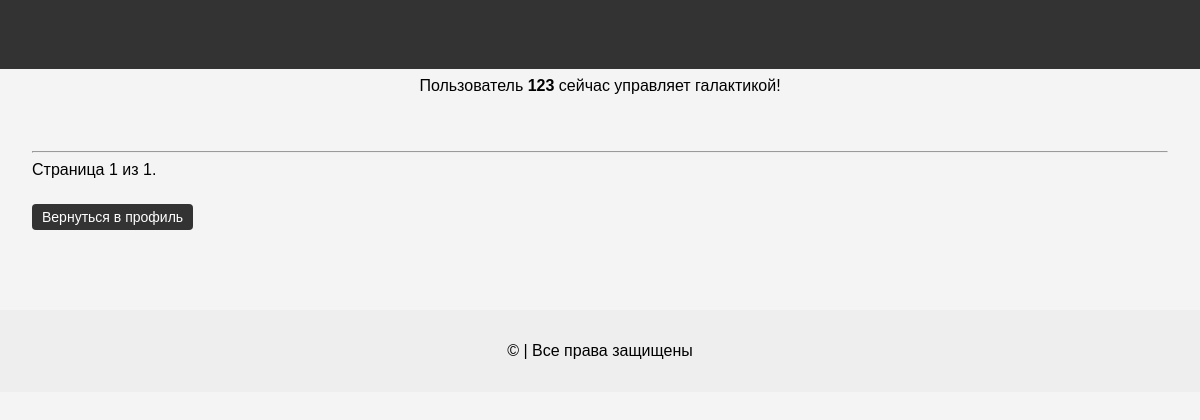
Before: /platform/news/?page=3 (signed in) with the older database file.
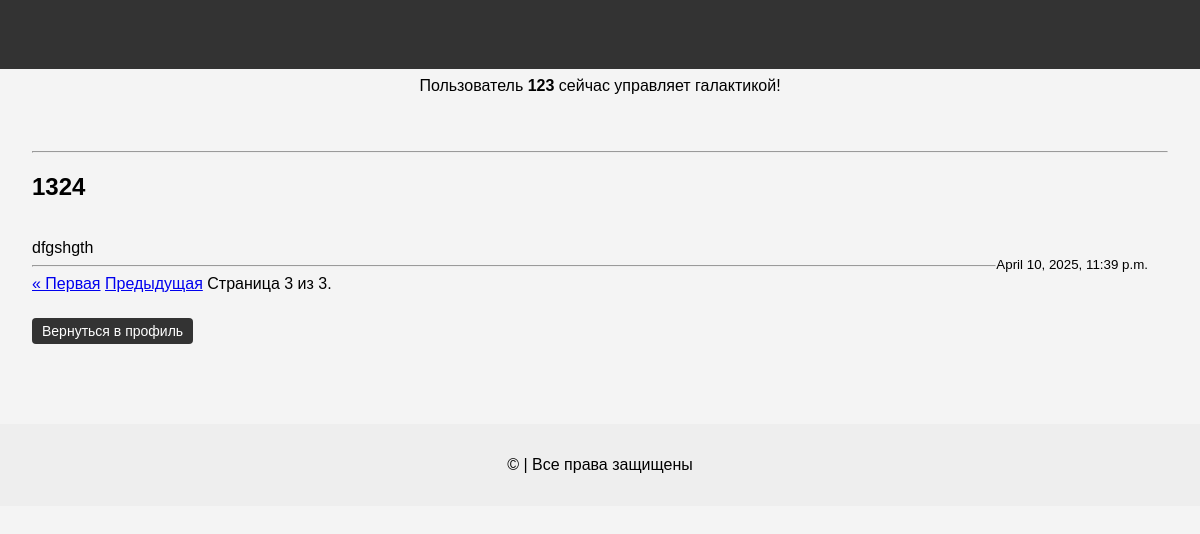
After: the same page with the newer database file.
### task/models.py (models this page shows, shortened)
class News(models.Model):
    title = models.CharField(max_length=150)
    content = models.TextField()
    date = models.DateTimeField(auto_now_add=True)
    class Meta:
        verbose_name = 'News'
        verbose_name_plural = 'News'

### task/views.py (the view)
# urls.py: path('platform/news/', news, name='news'),
def news(request):
    posts = News.objects.all().order_by('-date')
    paginator = Paginator(posts, 3)
    page_number = request.GET.get('page')
    page_obj = paginator.get_page(page_number)
    return render(request,'task/news.html',{'page_obj': page_obj})

### templates/task/news.html (shortened to what this page needs)
{% extends 'task/main.html' %}
{% block content %}
    <hr>
    {% for new in page_obj %}
        <h2>{{ new.title }}</h2>
        <br>
        {{ new.content }}
        <br>
        <small style="float: right; margin-right: 20px;">{{ new.date }}</small>
        <hr>
    {% endfor %}
    <div class="pagination">
        <span class="step-links">
            {% if page_obj.has_previous %}
                <a href="?page=1">&laquo; Первая</a>
                <a href="?page={{ page_obj.previous_page_number }}">Предыдущая</a>
            {% endif %}
            <span class="current">
                Страница {{ page_obj.number }} из {{ page_obj.paginator.num_pages }}.
            </span>
        </span>
    </div>
    <div style="margin-top: 20px;">
        {% if request.session.buyer_name %}
        <a href="{% url 'profile' username=request.session.buyer_name %}">
        <button>Вернуться в профиль</button>
    </a>
        {% endif %}
    </div>
{% endblock %}

Changed rows visible on the page:
added News: title "1324", content "dfgshgth", date "April 10, 2025, 11:39 p.m."
Other visible differences:
{{ page_obj.number }}: "1" → "3"
{{ page_obj.paginator.num_pages }}: "1" → "3"
text now shown: "« Первая Предыдущая"
